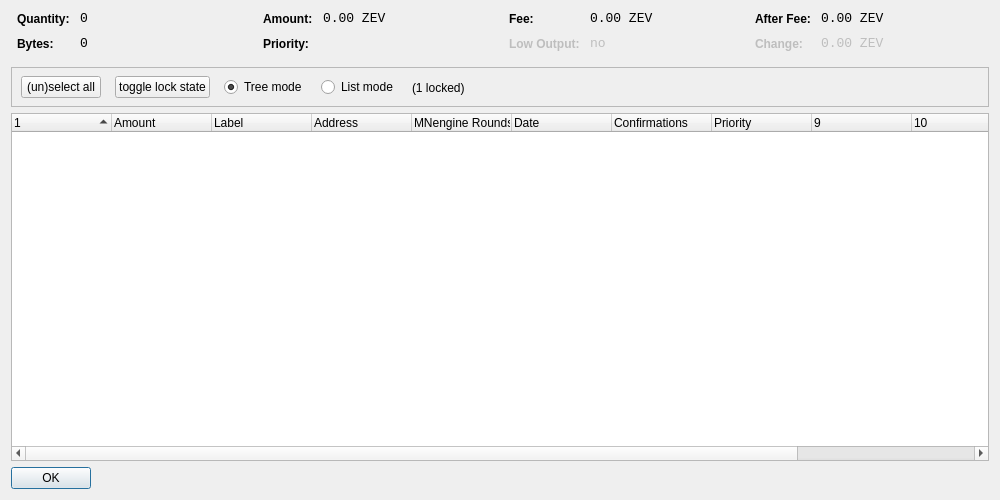
<?xml version="1.0" encoding="UTF-8"?>
<ui version="4.0">
 <class>CoinControlDialog</class>
 <widget class="QDialog" name="CoinControlDialog">
  <property name="geometry">
   <rect>
    <x>0</x>
    <y>0</y>
    <width>1000</width>
    <height>500</height>
   </rect>
  </property>
  <property name="windowTitle">
   <string>Coin Control</string>
  </property>
  <property name="styleSheet">
   <string notr="true"/>
  </property>
  <layout class="QVBoxLayout" name="verticalLayout">
   <item>
    <layout class="QHBoxLayout" name="horizontalLayoutTop" stretch="0,0,0,0">
     <property name="topMargin">
      <number>0</number>
     </property>
     <property name="bottomMargin">
      <number>10</number>
     </property>
     <item>
      <layout class="QFormLayout" name="formLayoutCoinControl1">
       <property name="horizontalSpacing">
        <number>10</number>
       </property>
       <property name="verticalSpacing">
        <number>10</number>
       </property>
       <property name="leftMargin">
        <number>6</number>
       </property>
       <property name="rightMargin">
        <number>6</number>
       </property>
       <item row="0" column="0">
        <widget class="QLabel" name="labelCoinControlQuantityText">
         <property name="styleSheet">
          <string notr="true">font-weight:bold;</string>
         </property>
         <property name="text">
          <string>Quantity:</string>
         </property>
        </widget>
       </item>
       <item row="0" column="1">
        <widget class="QLabel" name="labelCoinControlQuantity">
         <property name="font">
          <font>
           <family>Monospace</family>
           <pointsize>10</pointsize>
          </font>
         </property>
         <property name="cursor">
          <cursorShape>IBeamCursor</cursorShape>
         </property>
         <property name="contextMenuPolicy">
          <enum>Qt::ActionsContextMenu</enum>
         </property>
         <property name="text">
          <string notr="true">0</string>
         </property>
         <property name="textInteractionFlags">
          <set>Qt::LinksAccessibleByMouse|Qt::TextSelectableByKeyboard|Qt::TextSelectableByMouse</set>
         </property>
        </widget>
       </item>
       <item row="1" column="0">
        <widget class="QLabel" name="labelCoinControlBytesText">
         <property name="styleSheet">
          <string notr="true">font-weight:bold;</string>
         </property>
         <property name="text">
          <string>Bytes:</string>
         </property>
        </widget>
       </item>
       <item row="1" column="1">
        <widget class="QLabel" name="labelCoinControlBytes">
         <property name="font">
          <font>
           <family>Monospace</family>
           <pointsize>10</pointsize>
          </font>
         </property>
         <property name="cursor">
          <cursorShape>IBeamCursor</cursorShape>
         </property>
         <property name="contextMenuPolicy">
          <enum>Qt::ActionsContextMenu</enum>
         </property>
         <property name="text">
          <string notr="true">0</string>
         </property>
         <property name="textInteractionFlags">
          <set>Qt::LinksAccessibleByMouse|Qt::TextSelectableByKeyboard|Qt::TextSelectableByMouse</set>
         </property>
        </widget>
       </item>
      </layout>
     </item>
     <item>
      <layout class="QFormLayout" name="formLayoutCoinControl2">
       <property name="horizontalSpacing">
        <number>10</number>
       </property>
       <property name="verticalSpacing">
        <number>10</number>
       </property>
       <property name="leftMargin">
        <number>6</number>
       </property>
       <property name="rightMargin">
        <number>6</number>
       </property>
       <item row="0" column="0">
        <widget class="QLabel" name="labelCoinControlAmountText">
         <property name="styleSheet">
          <string notr="true">font-weight:bold;</string>
         </property>
         <property name="text">
          <string>Amount:</string>
         </property>
        </widget>
       </item>
       <item row="0" column="1">
        <widget class="QLabel" name="labelCoinControlAmount">
         <property name="font">
          <font>
           <family>Monospace</family>
           <pointsize>10</pointsize>
          </font>
         </property>
         <property name="cursor">
          <cursorShape>IBeamCursor</cursorShape>
         </property>
         <property name="contextMenuPolicy">
          <enum>Qt::ActionsContextMenu</enum>
         </property>
         <property name="text">
          <string notr="true">0.00 ZEV</string>
         </property>
         <property name="textInteractionFlags">
          <set>Qt::LinksAccessibleByMouse|Qt::TextSelectableByKeyboard|Qt::TextSelectableByMouse</set>
         </property>
        </widget>
       </item>
       <item row="1" column="0">
        <widget class="QLabel" name="labelCoinControlPriorityText">
         <property name="styleSheet">
          <string notr="true">font-weight:bold;</string>
         </property>
         <property name="text">
          <string>Priority:</string>
         </property>
        </widget>
       </item>
       <item row="1" column="1">
        <widget class="QLabel" name="labelCoinControlPriority">
         <property name="font">
          <font>
           <family>Monospace</family>
           <pointsize>10</pointsize>
          </font>
         </property>
         <property name="cursor">
          <cursorShape>IBeamCursor</cursorShape>
         </property>
         <property name="contextMenuPolicy">
          <enum>Qt::ActionsContextMenu</enum>
         </property>
         <property name="text">
          <string/>
         </property>
         <property name="textInteractionFlags">
          <set>Qt::LinksAccessibleByMouse|Qt::TextSelectableByKeyboard|Qt::TextSelectableByMouse</set>
         </property>
        </widget>
       </item>
      </layout>
     </item>
     <item>
      <layout class="QFormLayout" name="formLayoutCoinControl3">
       <property name="horizontalSpacing">
        <number>10</number>
       </property>
       <property name="verticalSpacing">
        <number>10</number>
       </property>
       <property name="leftMargin">
        <number>6</number>
       </property>
       <property name="rightMargin">
        <number>6</number>
       </property>
       <item row="0" column="0">
        <widget class="QLabel" name="labelCoinControlFeeText">
         <property name="styleSheet">
          <string notr="true">font-weight:bold;</string>
         </property>
         <property name="text">
          <string>Fee:</string>
         </property>
        </widget>
       </item>
       <item row="0" column="1">
        <widget class="QLabel" name="labelCoinControlFee">
         <property name="font">
          <font>
           <family>Monospace</family>
           <pointsize>10</pointsize>
          </font>
         </property>
         <property name="cursor">
          <cursorShape>IBeamCursor</cursorShape>
         </property>
         <property name="contextMenuPolicy">
          <enum>Qt::ActionsContextMenu</enum>
         </property>
         <property name="text">
          <string notr="true">0.00 ZEV</string>
         </property>
         <property name="textInteractionFlags">
          <set>Qt::LinksAccessibleByMouse|Qt::TextSelectableByKeyboard|Qt::TextSelectableByMouse</set>
         </property>
        </widget>
       </item>
       <item row="1" column="0">
        <widget class="QLabel" name="labelCoinControlLowOutputText">
         <property name="enabled">
          <bool>false</bool>
         </property>
         <property name="styleSheet">
          <string notr="true">font-weight:bold;</string>
         </property>
         <property name="text">
          <string>Low Output:</string>
         </property>
        </widget>
       </item>
       <item row="1" column="1">
        <widget class="QLabel" name="labelCoinControlLowOutput">
         <property name="enabled">
          <bool>false</bool>
         </property>
         <property name="font">
          <font>
           <family>Monospace</family>
           <pointsize>10</pointsize>
          </font>
         </property>
         <property name="cursor">
          <cursorShape>IBeamCursor</cursorShape>
         </property>
         <property name="contextMenuPolicy">
          <enum>Qt::ActionsContextMenu</enum>
         </property>
         <property name="text">
          <string notr="true">no</string>
         </property>
         <property name="textInteractionFlags">
          <set>Qt::LinksAccessibleByMouse|Qt::TextSelectableByKeyboard|Qt::TextSelectableByMouse</set>
         </property>
        </widget>
       </item>
      </layout>
     </item>
     <item>
      <layout class="QFormLayout" name="formLayoutCoinControl4">
       <property name="horizontalSpacing">
        <number>10</number>
       </property>
       <property name="verticalSpacing">
        <number>10</number>
       </property>
       <property name="leftMargin">
        <number>6</number>
       </property>
       <property name="rightMargin">
        <number>6</number>
       </property>
       <item row="0" column="0">
        <widget class="QLabel" name="labelCoinControlAfterFeeText">
         <property name="styleSheet">
          <string notr="true">font-weight:bold;</string>
         </property>
         <property name="text">
          <string>After Fee:</string>
         </property>
        </widget>
       </item>
       <item row="0" column="1">
        <widget class="QLabel" name="labelCoinControlAfterFee">
         <property name="font">
          <font>
           <family>Monospace</family>
           <pointsize>10</pointsize>
          </font>
         </property>
         <property name="cursor">
          <cursorShape>IBeamCursor</cursorShape>
         </property>
         <property name="contextMenuPolicy">
          <enum>Qt::ActionsContextMenu</enum>
         </property>
         <property name="text">
          <string notr="true">0.00 ZEV</string>
         </property>
         <property name="textInteractionFlags">
          <set>Qt::LinksAccessibleByMouse|Qt::TextSelectableByKeyboard|Qt::TextSelectableByMouse</set>
         </property>
        </widget>
       </item>
       <item row="1" column="0">
        <widget class="QLabel" name="labelCoinControlChangeText">
         <property name="enabled">
          <bool>false</bool>
         </property>
         <property name="styleSheet">
          <string notr="true">font-weight:bold;</string>
         </property>
         <property name="text">
          <string>Change:</string>
         </property>
        </widget>
       </item>
       <item row="1" column="1">
        <widget class="QLabel" name="labelCoinControlChange">
         <property name="enabled">
          <bool>false</bool>
         </property>
         <property name="font">
          <font>
           <family>Monospace</family>
           <pointsize>10</pointsize>
          </font>
         </property>
         <property name="cursor">
          <cursorShape>IBeamCursor</cursorShape>
         </property>
         <property name="contextMenuPolicy">
          <enum>Qt::ActionsContextMenu</enum>
         </property>
         <property name="text">
          <string notr="true">0.00 ZEV</string>
         </property>
         <property name="textInteractionFlags">
          <set>Qt::LinksAccessibleByMouse|Qt::TextSelectableByKeyboard|Qt::TextSelectableByMouse</set>
         </property>
        </widget>
       </item>
      </layout>
     </item>
    </layout>
   </item>
   <item>
    <widget class="QFrame" name="frame">
     <property name="minimumSize">
      <size>
       <width>0</width>
       <height>40</height>
      </size>
     </property>
     <property name="frameShape">
      <enum>QFrame::StyledPanel</enum>
     </property>
     <property name="frameShadow">
      <enum>QFrame::Sunken</enum>
     </property>
     <widget class="QWidget" name="horizontalLayoutWidget">
      <property name="geometry">
       <rect>
        <x>10</x>
        <y>0</y>
        <width>781</width>
        <height>41</height>
       </rect>
      </property>
      <layout class="QHBoxLayout" name="horizontalLayoutPanel" stretch="0,0,0,0,0">
       <property name="spacing">
        <number>14</number>
       </property>
       <item>
        <widget class="QPushButton" name="pushButtonSelectAll">
         <property name="sizePolicy">
          <sizepolicy hsizetype="Maximum" vsizetype="Fixed">
           <horstretch>0</horstretch>
           <verstretch>0</verstretch>
          </sizepolicy>
         </property>
         <property name="text">
          <string>(un)select all</string>
         </property>
        </widget>
       </item>
        <item>
         <widget class="QPushButton" name="pushButtonToggleLock">
          <property name="sizePolicy">
           <sizepolicy hsizetype="Maximum" vsizetype="Fixed">
            <horstretch>0</horstretch>
            <verstretch>0</verstretch>
           </sizepolicy>
          </property>
          <property name="text">
           <string>toggle lock state</string>
          </property>
          <property name="autoDefault">
           <bool>false</bool>
          </property>
         </widget>
        </item>
       <item>
        <widget class="QRadioButton" name="radioTreeMode">
         <property name="sizePolicy">
          <sizepolicy hsizetype="Maximum" vsizetype="Fixed">
           <horstretch>0</horstretch>
           <verstretch>0</verstretch>
          </sizepolicy>
         </property>
         <property name="text">
          <string>Tree mode</string>
         </property>
         <property name="checked">
          <bool>true</bool>
         </property>
        </widget>
       </item>
       <item>
        <widget class="QRadioButton" name="radioListMode">
         <property name="sizePolicy">
          <sizepolicy hsizetype="Maximum" vsizetype="Fixed">
           <horstretch>0</horstretch>
           <verstretch>0</verstretch>
          </sizepolicy>
         </property>
         <property name="text">
          <string>List mode</string>
         </property>
        </widget>
       </item>
        <item>
         <widget class="QLabel" name="labelLocked">
          <property name="text">
           <string>(1 locked)</string>
          </property>
         </widget>
        </item>
       <item>
        <spacer name="horizontalSpacer">
         <property name="orientation">
          <enum>Qt::Horizontal</enum>
         </property>
         <property name="sizeHint" stdset="0">
          <size>
           <width>40</width>
           <height>20</height>
          </size>
         </property>
        </spacer>
       </item>
      </layout>
     </widget>
    </widget>
   </item>
   <item>
    <widget class="CoinControlTreeWidget" name="treeWidget">
     <property name="contextMenuPolicy">
      <enum>Qt::CustomContextMenu</enum>
     </property>
     <property name="sortingEnabled">
      <bool>false</bool>
     </property>
     <property name="columnCount">
      <number>12</number>
     </property>
     <attribute name="headerShowSortIndicator" stdset="0">
      <bool>true</bool>
     </attribute>
     <attribute name="headerStretchLastSection">
      <bool>false</bool>
     </attribute>
     <column>
      <property name="text">
       <string/>
      </property>
     </column>
     <column>
      <property name="text">
       <string>Amount</string>
      </property>
     </column>
     <column>
      <property name="text">
       <string>Label</string>
      </property>
     </column>
     <column>
      <property name="text">
       <string>Address</string>
      </property>
     </column>
     <column>
      <property name="text">
       <string>MNengine Rounds</string>
      </property>
     </column>
     <column>
      <property name="text">
       <string>Date</string>
      </property>
     </column>
     <column>
      <property name="text">
       <string>Confirmations</string>
      </property>
      <property name="toolTip">
       <string>Confirmed</string>
      </property>
     </column>
     <column>
      <property name="text">
       <string>Priority</string>
      </property>
     </column>
     <column>
      <property name="text">
       <string/>
      </property>
     </column>
     <column>
      <property name="text">
       <string/>
      </property>
     </column>
     <column>
      <property name="text">
       <string/>
      </property>
     </column>
     <column>
      <property name="text">
       <string/>
      </property>
     </column>
    </widget>
   </item>
   <item>
    <widget class="QDialogButtonBox" name="buttonBox">
     <property name="sizePolicy">
      <sizepolicy hsizetype="Maximum" vsizetype="Fixed">
       <horstretch>0</horstretch>
       <verstretch>0</verstretch>
      </sizepolicy>
     </property>
     <property name="orientation">
      <enum>Qt::Horizontal</enum>
     </property>
     <property name="standardButtons">
      <set>QDialogButtonBox::Ok</set>
     </property>
    </widget>
   </item>
  </layout>
 </widget>
 <customwidgets>
  <customwidget>
   <class>CoinControlTreeWidget</class>
   <extends>QTreeWidget</extends>
   <header>coincontroltreewidget.h</header>
  </customwidget>
 </customwidgets>
 <resources/>
 <connections/>
</ui>
